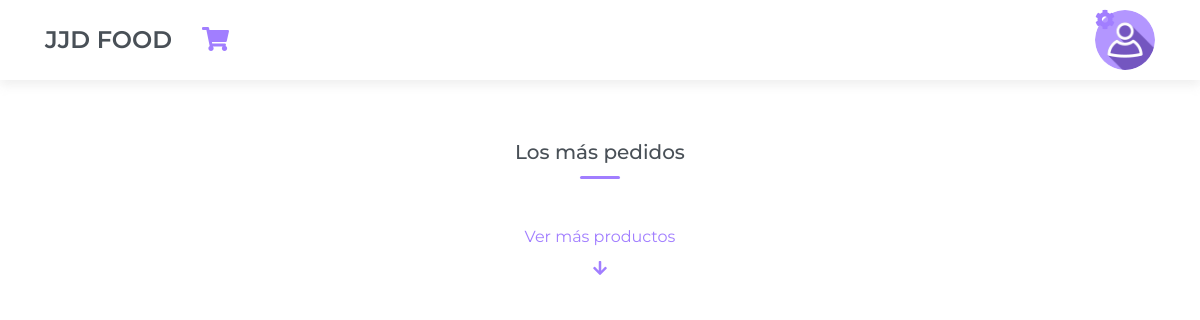
Before: / with the older database file.
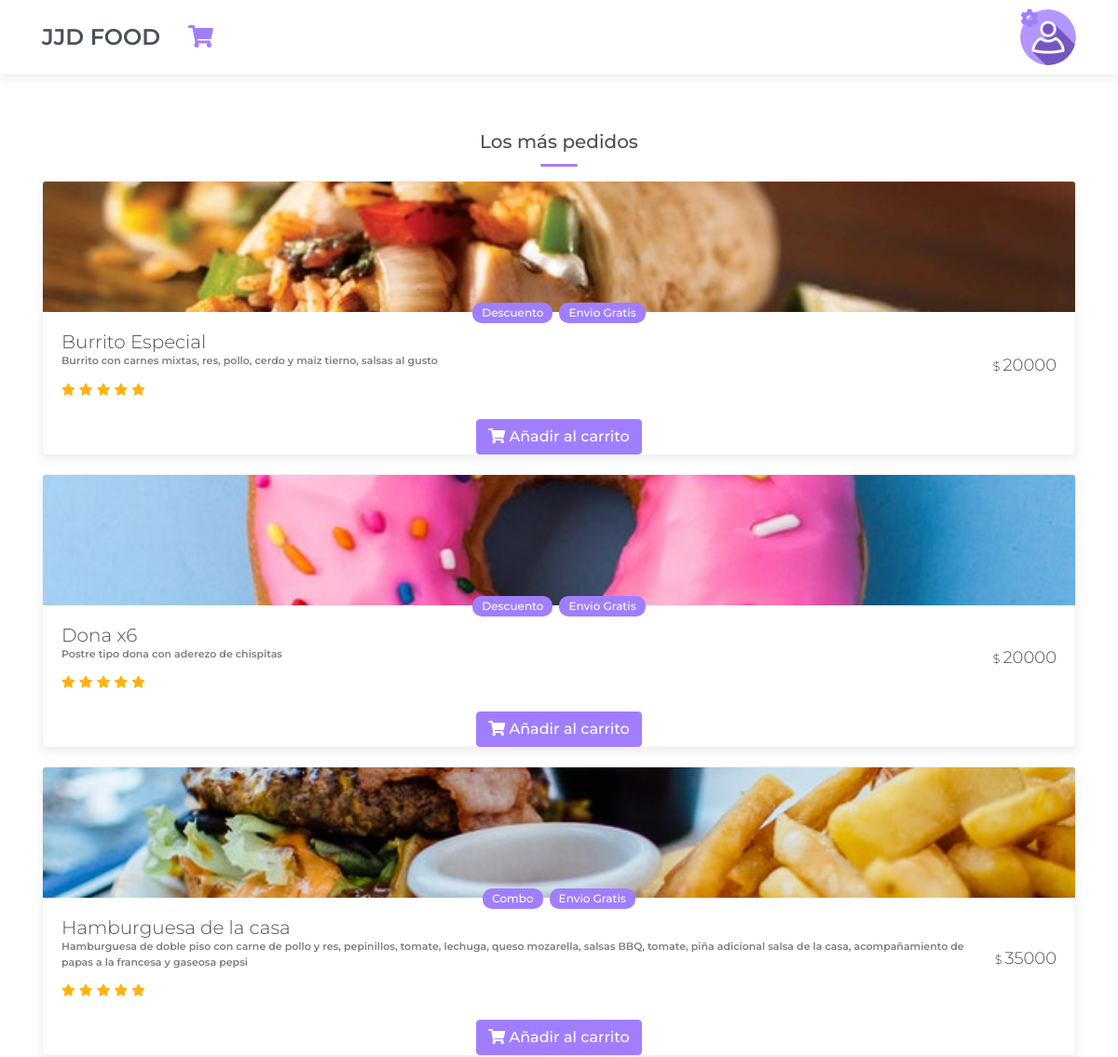
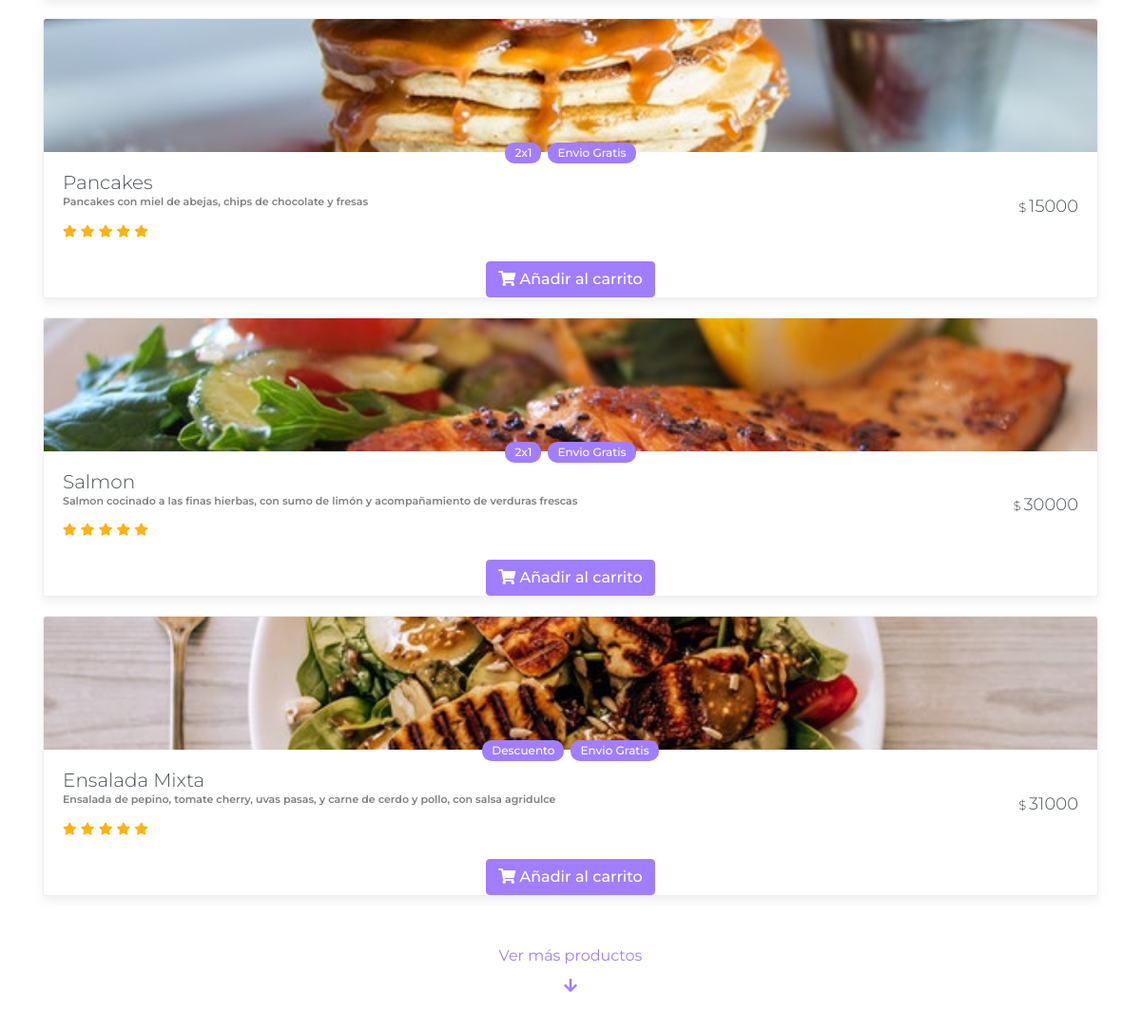
After: the same page with the newer database file (2 pictures, top to bottom).
### tables this page shows
CREATE TABLE `platos` (
  `Titulo` varchar(200) NOT NULL,
  `Oferta` varchar(200) NOT NULL,
  `Envio` varchar(200) NOT NULL,
  `descripcion` varchar(500) NOT NULL,
  `precio` bigint(25) NOT NULL,
  `imagen` varchar(200) NOT NULL
);

### index.php (the view, shortened to what this page needs)
<!DOCTYPE html>
<html lang="en">
<head>
	<link rel="stylesheet" href="https://cdnjs.cloudflare.com/ajax/libs/twitter-bootstrap/5.0.1/css/bootstrap.min.css">
	<link rel="stylesheet" href="https://use.fontawesome.com/releases/v5.8.0/css/all.css">
	<link rel="stylesheet" href="css/main.css">
</head>
<body>
	<header>
		<div class="container">
			<div class="row justify-content-between align-items-center">
				<div class="col-auto">
					<h1>JJD FOOD </h1>
				</div>
				 <div class="col">
				 <h4><a data-bs-toggle="modal" data-bs-target="#modal_cart" class="float-left" style="color: #A17EFF;"><i class="fas fa-shopping-cart"></i> <?php echo $totalcantidad; ?></a></h4>
				 </div>
				<div class="col-auto">
					<div class="avatar-container" data-target="#profileOptions" data-toggle="modal">
						<img src="img/avatar.png" alt="">
						<i class="fas fa-cog"></i>
					</div>
				</div>
		</div>
</div>
	</header>
	<main class="main">
		<div class="container">
			<div class="search-container">
			</div>
			<div class="products-list-container">
				<h2 class="section-title">Los más pedidos</h2>
				<ul>
					<?php
								$consulta = "SELECT * FROM platos";
								$conexion = mysqli_connect("localhost","root","","jjd-food");
								$resultado = mysqli_query($conexion, $consulta);
								while ($Datos = mysqli_fetch_array($resultado)) {
									?>
									<li>
										<a href="#">
											<div class="product-image">
												<img src="img/<?php echo $Datos[5]?>" alt="">
											</div>
											<div class="product-info">
												<div class="product-info-inner">
													<div class="tags">
														<span><?php echo $Datos[1]?></span><span><?php echo $Datos[2]?></span>
													</div>
													<form id="formulario" name="formulario" method="post" action="Carrito/cart.php">
													<h3 class="product-name"><?php echo $Datos[0]?></h3>
													<p class="restaurant"><?php echo $Datos[3]?></p>
													<div class="stars">
														<i class="fas fa-star"></i>
														<i class="fas fa-star"></i>
														<i class="fas fa-star"></i>
														<i class="fas fa-star"></i>
														<i class="fas fa-star"></i>
													</div>
												</div>
												<p class="product-price"><span>$</span><?php echo $Datos[4]?></p>
											</div>
											<div class="col text-center">
												<button  class="btn btn-primary" type="submit"  ><i class="fas fa-shopping-cart"></i> Añadir al carrito</button>
											</div>
										</a>
									</li>
									<?php
								}
					?>
				</ul>
				<div class="pt-4 pb-5 text-center">
					<a href="#" class="btn btn-block btn-link">
						<span class="d-block mb-2">Ver más productos</span>
						<i class="fas fa-arrow-down"></i>
					</a>
				</div>
			</div>
		</div>
	</main>
</body>
</html>

Changed rows visible on the page:
added platos: imagen (picture), Oferta "Descuento", Envio "Envio Gratis", Titulo "Burrito Especial", descripcion "Burrito con carnes mixtas, res, pollo, cerdo y maiz tierno, salsas al gusto", precio "20000"
added platos: imagen (picture), Oferta "Descuento", Envio "Envio Gratis", Titulo "Dona x6", descripcion "Postre tipo dona con aderezo de chispitas", precio "20000"
added platos: imagen (picture), Oferta "Combo", Envio "Envio Gratis", Titulo "Hamburguesa de la casa", descripcion "Hamburguesa de doble piso con carne de pollo y res, pepinillos, tomate, lechuga, queso mozarella, salsas BBQ, tomate, piña adicional salsa de la casa, acompañamiento de papas a la francesa y gaseosa pepsi", precio "35000"
added platos: imagen (picture), Oferta "2x1", Envio "Envio Gratis", Titulo "Pancakes", descripcion "Pancakes con miel de abejas, chips de chocolate y fresas", precio "15000"
added platos: imagen (picture), Oferta "2x1", Envio "Envio Gratis", Titulo "Salmon", descripcion "Salmon cocinado a las finas hierbas, con sumo de limón y acompañamiento de verduras frescas", precio "30000"
added platos: imagen (picture), Oferta "Descuento", Envio "Envio Gratis", Titulo "Ensalada Mixta", descripcion "Ensalada de pepino, tomate cherry, uvas pasas, y carne de cerdo y pollo, con salsa agridulce", precio "31000"
